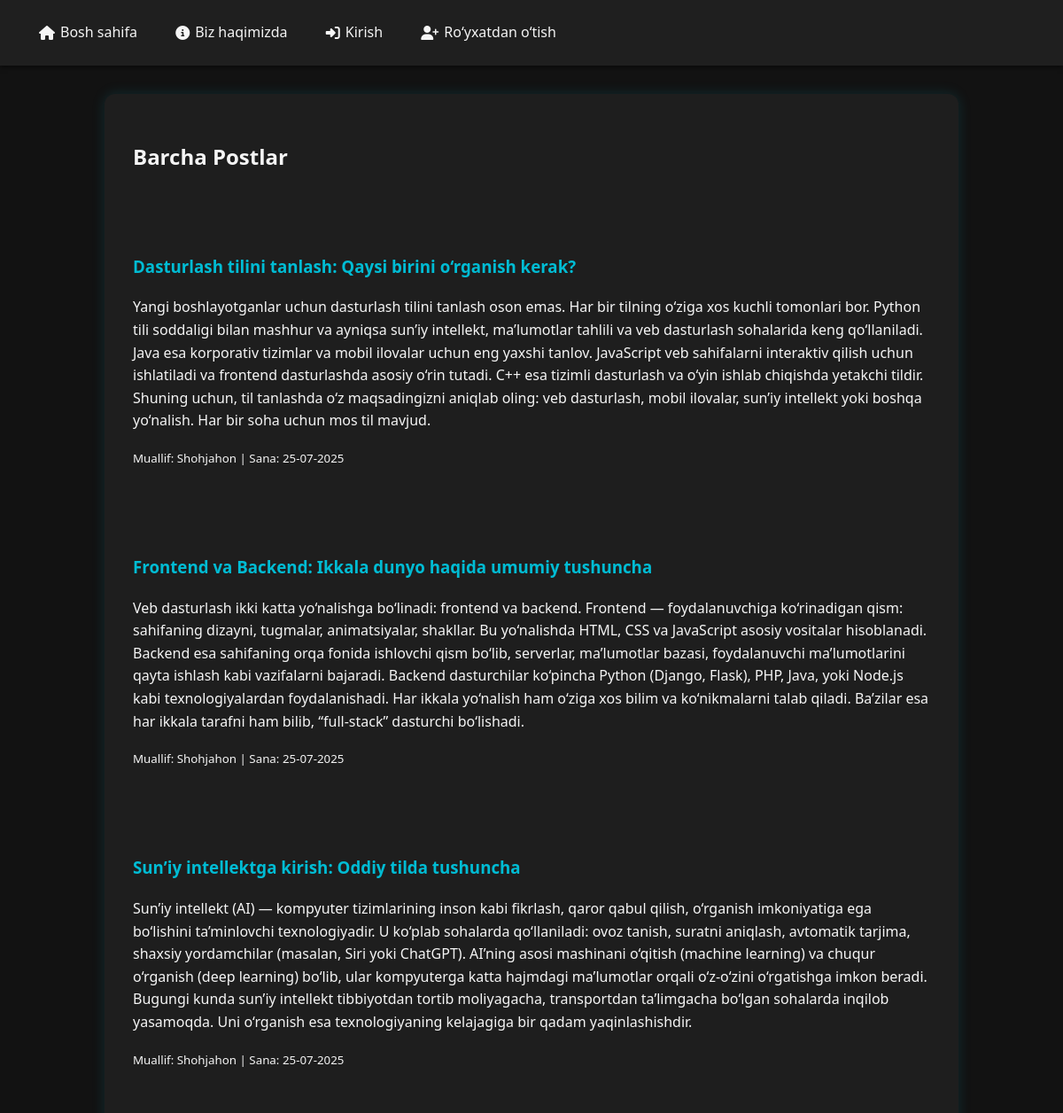
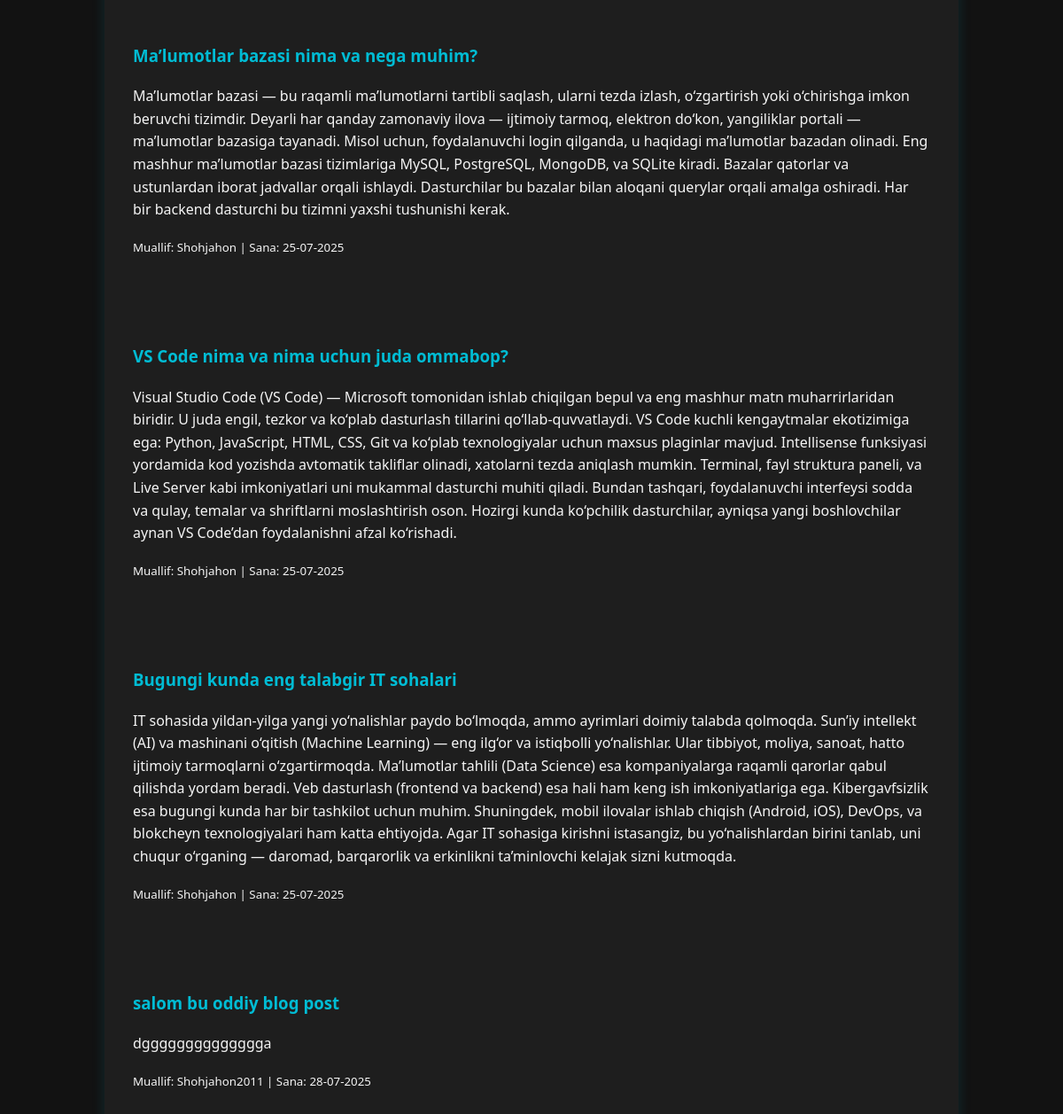
The page / on the database its author committed (2 pictures, top to bottom).
### blog/models.py (models this page shows, shortened)
class Post(models.Model):
    title = models.CharField(max_length=200)
    content = models.TextField()
    image = models.ImageField(upload_to='posts/', blank=True, null=True)
    author = models.ForeignKey(User, on_delete=models.CASCADE)
    created_at = models.DateTimeField(auto_now_add=True)

### blog/views.py (the view)
# urls.py: path('', HomeView.as_view(), name='home'),  # Bosh sahifa
class HomeView(ListView):
    model = Post
    template_name = 'home.html'

### templates/home.html
{% extends 'base.html' %}
{% block content %}
  <h2>Barcha Postlar</h2><br><br>
  {% for post in object_list %}
    <div class="post">
      <h3><a href="{% url 'post_detail' post.pk %}">{{ post.title }}</a></h3>
      <p>{{ post.content }}</p>
      <small>Muallif: {{ post.author }} | Sana: {{ post.created_at|date:"d-m-Y" }}</small><br><br><br><br>
    </div>
  {% endfor %}
{% endblock %}

### static/css/base.css (style rules this page uses)
body { margin: 0; padding: 0; font-family: 'Segoe UI', sans-serif; background-color: #121212; color: #f5f5f5; line-height: 1.6; }
a { color: #00bcd4; text-decoration: none; transition: color 0.3s; }

### rows shown on the page
Post: title "Dasturlash tilini tanlash: Qaysi birini o‘rganish kerak?", content "Yangi boshlayotganlar uchun dasturlash tilini tanlash oson emas. Har bir tilning o‘ziga xos kuchli tomonlari bor. Python tili soddaligi bilan mashhur va ayniqsa sun’iy intellekt, ma’lumotlar tahlili va veb dasturlash sohalarida keng qo‘llaniladi. Java esa korporativ tizimlar va mobil ilovalar uchun eng yaxshi tanlov. JavaScript veb sahifalarni interaktiv qilish uchun ishlatiladi va frontend dasturlashda asosiy o‘rin tutadi. C++ esa tizimli dasturlash va o‘yin ishlab chiqishda yetakchi tildir. Shuning uchun, til tanlashda o‘z maqsadingizni aniqlab oling: veb dasturlash, mobil ilovalar, sun’iy intellekt yoki boshqa yo‘nalish. Har bir soha uchun mos til mavjud.", author "Shohjahon", created_at "25-07-2025"
Post: title "Frontend va Backend: Ikkala dunyo haqida umumiy tushuncha", content "Veb dasturlash ikki katta yo‘nalishga bo‘linadi: frontend va backend. Frontend — foydalanuvchiga ko‘rinadigan qism: sahifaning dizayni, tugmalar, animatsiyalar, shakllar. Bu yo‘nalishda HTML, CSS va JavaScript asosiy vositalar hisoblanadi. Backend esa sahifaning orqa fonida ishlovchi qism bo‘lib, serverlar, ma’lumotlar bazasi, foydalanuvchi ma’lumotlarini qayta ishlash kabi vazifalarni bajaradi. Backend dasturchilar ko‘pincha Python (Django, Flask), PHP, Java, yoki Node.js kabi texnologiyalardan foydalanishadi. Har ikkala yo‘nalish ham o‘ziga xos bilim va ko‘nikmalarni talab qiladi. Ba’zilar esa har ikkala tarafni ham bilib, “full-stack” dasturchi bo‘lishadi.", author "Shohjahon", created_at "25-07-2025"
Post: title "Sun’iy intellektga kirish: Oddiy tilda tushuncha", content "Sun’iy intellekt (AI) — kompyuter tizimlarining inson kabi fikrlash, qaror qabul qilish, o‘rganish imkoniyatiga ega bo‘lishini ta’minlovchi texnologiyadir. U ko‘plab sohalarda qo‘llaniladi: ovoz tanish, suratni aniqlash, avtomatik tarjima, shaxsiy yordamchilar (masalan, Siri yoki ChatGPT). AI’ning asosi mashinani o‘qitish (machine learning) va chuqur o‘rganish (deep learning) bo‘lib, ular kompyuterga katta hajmdagi ma’lumotlar orqali o‘z-o‘zini o‘rgatishga imkon beradi. Bugungi kunda sun’iy intellekt tibbiyotdan tortib moliyagacha, transportdan ta’limgacha bo‘lgan sohalarda inqilob yasamoqda. Uni o‘rganish esa texnologiyaning kelajagiga bir qadam yaqinlashishdir.", author "Shohjahon", created_at "25-07-2025"
Post: title "Ma’lumotlar bazasi nima va nega muhim?", content "Ma’lumotlar bazasi — bu raqamli ma’lumotlarni tartibli saqlash, ularni tezda izlash, o‘zgartirish yoki o‘chirishga imkon beruvchi tizimdir. Deyarli har qanday zamonaviy ilova — ijtimoiy tarmoq, elektron do‘kon, yangiliklar portali — ma’lumotlar bazasiga tayanadi. Misol uchun, foydalanuvchi login qilganda, u haqidagi ma’lumotlar bazadan olinadi. Eng mashhur ma’lumotlar bazasi tizimlariga MySQL, PostgreSQL, MongoDB, va SQLite kiradi. Bazalar qatorlar va ustunlardan iborat jadvallar orqali ishlaydi. Dasturchilar bu bazalar bilan aloqani querylar orqali amalga oshiradi. Har bir backend dasturchi bu tizimni yaxshi tushunishi kerak.", author "Shohjahon", created_at "25-07-2025"
Post: title "VS Code nima va nima uchun juda ommabop?", content "Visual Studio Code (VS Code) — Microsoft tomonidan ishlab chiqilgan bepul va eng mashhur matn muharrirlaridan biridir. U juda engil, tezkor va ko‘plab dasturlash tillarini qo‘llab-quvvatlaydi. VS Code kuchli kengaytmalar ekotizimiga ega: Python, JavaScript, HTML, CSS, Git va ko‘plab texnologiyalar uchun maxsus plaginlar mavjud. Intellisense funksiyasi yordamida kod yozishda avtomatik takliflar olinadi, xatolarni tezda aniqlash mumkin. Terminal, fayl struktura paneli, va Live Server kabi imkoniyatlari uni mukammal dasturchi muhiti qiladi. Bundan tashqari, foydalanuvchi interfeysi sodda va qulay, temalar va shriftlarni moslashtirish oson. Hozirgi kunda ko‘pchilik dasturchilar, ayniqsa yangi…", author "Shohjahon", created_at "25-07-2025"
Post: title "Bugungi kunda eng talabgir IT sohalari", content "IT sohasida yildan-yilga yangi yo‘nalishlar paydo bo‘lmoqda, ammo ayrimlari doimiy talabda qolmoqda. Sun’iy intellekt (AI) va mashinani o‘qitish (Machine Learning) — eng ilg‘or va istiqbolli yo‘nalishlar. Ular tibbiyot, moliya, sanoat, hatto ijtimoiy tarmoqlarni o‘zgartirmoqda. Ma’lumotlar tahlili (Data Science) esa kompaniyalarga raqamli qarorlar qabul qilishda yordam beradi. Veb dasturlash (frontend va backend) esa hali ham keng ish imkoniyatlariga ega. Kibergavfsizlik esa bugungi kunda har bir tashkilot uchun muhim. Shuningdek, mobil ilovalar ishlab chiqish (Android, iOS), DevOps, va blokcheyn texnologiyalari ham katta ehtiyojda. Agar IT sohasiga kirishni istasangiz, bu yo‘nalishlardan…", author "Shohjahon", created_at "25-07-2025"
Post: title "salom bu oddiy blog post", content "dgggggggggggggga", author "Shohjahon2011", created_at "28-07-2025"
